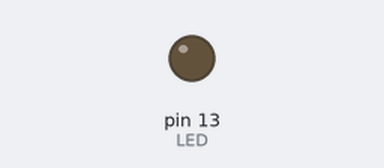
Bench run of a sketch on a simulated Arduino Uno, built with avr-gcc and run on an emulated ATmega328P. On the bench: output pins drawn as LEDs (lit = HIGH).

Above: at 5.0 s.
At 10.2 s:
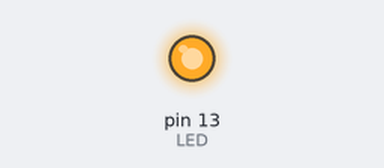
Timing chart, 0 to 13.7 s (numbered marks = the images above):
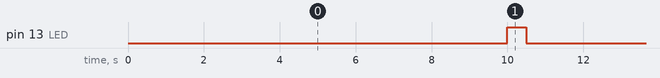

The sketch:

Narcoleptic_Sketch.ino
```cpp
#include <avr/sleep.h>
#include <avr/wdt.h>
#include <avr/power.h>
#include <Narcoleptic.h>

const byte LED = 13;

void setup ()
{
  pinMode(LED, OUTPUT);
  digitalWrite(LED, LOW);
  /*
  for (byte i = 0; i <= A5; i++)
    {
    pinMode (i, OUTPUT);    // changed as per below
    digitalWrite (i, LOW);  //     ditto
    }
  */

  // slow clock to divide by 256
  clock_prescale_set (clock_div_1);

  // turn off brown-out enable in software
  MCUCR = bit (BODS) | bit (BODSE);
  MCUCR = bit (BODS);
  disableAllPeriph();
  // Another tweaks to lower the power consumption
  ADCSRA &= ~(1<<ADEN); //Disable ADC
  ACSR = (1<<ACD); //Disable the analog comparator

  // ATmega48/88/168/328
  DIDR0 = B00111111; //Disable digital input buffers on all ADC0-ADC5 pins
  DIDR1 = (1<<AIN1D)|(1<<AIN0D); //Disable digital input buffer on AIN1/0
}

void loop ()
{
  Narcoleptic.delay(10000); //uncalibrated delay for 10s
  digitalWrite(LED, HIGH);
  delay(500);
  digitalWrite(LED, LOW);
}

/**
 * Utilizes the Narcoleptic library to disable all peripherals
 *
 * @param 'N/A'
 * @return N/A
 * @throws N/A
 *
 */
void disableAllPeriph()
{
  Narcoleptic.disableWire();
  Narcoleptic.disableTimer1();
  Narcoleptic.disableTimer2();
  Narcoleptic.disableTimer3();
  Narcoleptic.disableTimer4();
  Narcoleptic.disableSerial();
  Narcoleptic.disableADC();
  Narcoleptic.disableSPI();
  Narcoleptic.disableTouch();
}
```

Measured:
- by itself, pin 13 (LED): alternates HIGH for 0.50 s and LOW for 10.0 s
